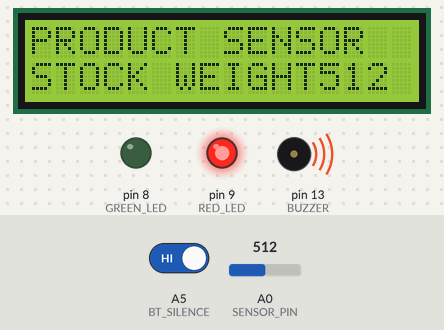
The sketch below on a simulated Arduino Uno, built with avr-gcc and run on an emulated ATmega328P. On the bench: 16×2 character LCD, output pins drawn as LEDs (lit = HIGH), buzzer (waves = sounding, pin HIGH). The test bench sets the inputs (shaded band); at power-on: A0 (SENSOR_PIN) = 512, A5 (BT_SILENCE) HIGH.

Above: at 17.2 s.
17.3 s: A0 (SENSOR_PIN) set to 390
At 19.9 s:
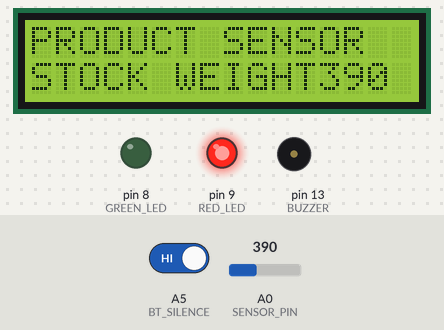
20.0 s: A5 (BT_SILENCE) driven LOW
At 20.6 s:
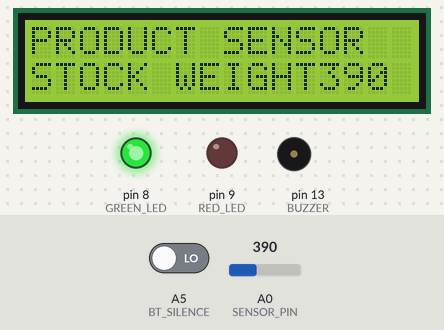
21.8 s: A0 (SENSOR_PIN) set to 409
At 23.4 s:
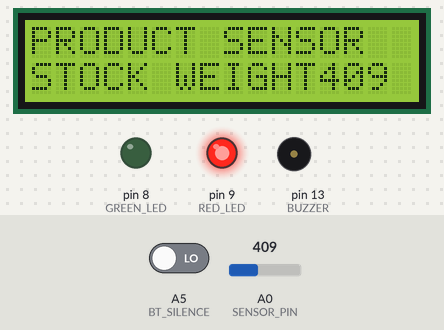
23.9 s: A0 (SENSOR_PIN) set to 306
At 26.0 s:
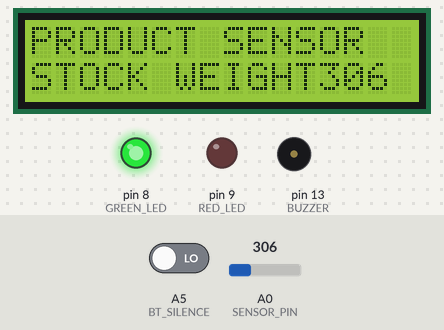
Timing chart, 0 to 27.3 s (numbered marks = the images above; inputs shaded):
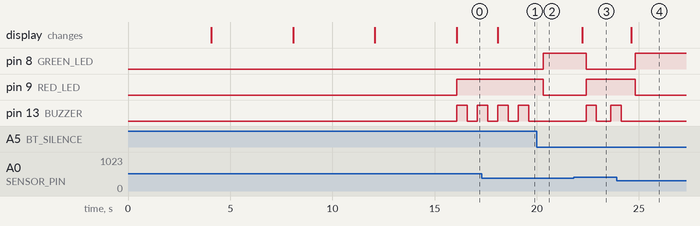

Measured:
- the behaviour switches between 400 and 401 on A0 (SENSOR_PIN) (found by bisection; images 2 and 3)
- after the input at 17.3 s, the display: changes after 0.80 s (image 1)
- after the input at 20.0 s, pin 8 (GREEN_LED): LOW → HIGH after 0.30 s; pin 9 (RED_LED): HIGH → LOW after 0.30 s; pin 13 (BUZZER): stops changing and stays LOW
- after the input at 21.8 s, pin 8 (GREEN_LED): HIGH → LOW after 0.62 s; pin 9 (RED_LED): LOW → HIGH after 0.62 s; pin 13 (BUZZER): LOW → HIGH after 0.62 s, → LOW 0.50 s later, → HIGH 0.70 s later; the display: changes after 0.42 s (image 3)
- after the input at 23.9 s, pin 8 (GREEN_LED): LOW → HIGH after 0.93 s; pin 9 (RED_LED): HIGH → LOW after 0.93 s; pin 13 (BUZZER): goes on until 24.1 s, then stays LOW; the display: changes after 0.73 s (image 4)
- by itself, pin 13 (BUZZER): alternates HIGH for 0.50 s and LOW for 0.50 s

The sketch:

sketch_mar8a.ino
```cpp
#include <SoftwareSerial.h>// Importing SoftwareSerial.h as a library
#include <LiquidCrystal.h>// Importing LiquidCrystal.h as a library

SoftwareSerial mySerial(0, 1);//Setting pin 0 and pin 1 as TX and RX respectively
LiquidCrystal lcd(2, 3, 4, 5, 6, 7);//Setting pin 2,3,4,5,6,7 as LCD pins

#define SENSOR_PIN A0// Setting pin A0 as the Sensor pin
#define BT_SILENCE A5// Setting pin A5 as the BT Slience
#define GREEN_LED 8// Setting pin 8 as the Green led pin
#define RED_LED 9// Setting pin 9 as the Red led pin
#define BUZZER 13// Setting pin 13 as the Buzzer pin
#define SIM_TX 10// Setting pin 10 as the SIM TX pin
#define SIM_RX 11// Setting pin 11 as the SIM RX pin

int smsCount = 0;// Making the sms count to be equals to zero
int silent = 0;// Making the slient to equal to zero

SoftwareSerial sim(SIM_TX, SIM_RX);// Setting the SoftwareSerial for SIM module

void setup(){
  pinMode(SENSOR_PIN, INPUT);// Setting the Sensor Pin as an input
  pinMode(BT_SILENCE, INPUT);// Setting the BT Silence pin as an input
  pinMode(GREEN_LED, OUTPUT);// Setting the Green led pin as an output
  pinMode(RED_LED, OUTPUT);// Setting the Red led pin as an output
  pinMode(BUZZER, OUTPUT);// Setting the Buzzer pin as an output

  sim.begin(9600);// Intializing the SIM module serial communication
  mySerial.begin(9600);// Intializing the SIM module from the other device

  lcd.begin(16, 2);// Starting up the cursor
  lcd.clear();// Clearing from the LCD screen
  lcd.setCursor(0, 0);// Setting the set up cursor to 0
  lcd.print("WELCOME TO DKT NIGERIA");// Displaying the text to be printed on the LCD screen
  delay(4000);// Delaying for four seconds
  lcd.clear();// Clearing from the LCD scren
  lcd.setCursor(0, 1);// Setting the set up cursor to 1
  lcd.print("DKT SMART SHELF");// Displaying the text to be printed on the LCD screen
  delay(4000);// Delaying for four seconds
  lcd.clear();// Clearing from the LCD screen
  lcd.setCursor(0, 2);// Setting the set up cursor to 2
  lcd.print("PRODUCT SHELF");// Displaying the text to be printed on the LCD screen
  delay(4000);// Delaying for four seconds
  lcd.clear();// Clearing from the LCD screen
  lcd.setCursor(0, 3);// Setting the set up cursor to 3
  lcd.print("KISS CONDOM");// Displaying the text to be printed on the LCD screen
  delay(4000);// Delaying for four seconds
  lcd.clear();// Clearing from the LCD screen

}

void loop() {
  int forceValue = analogRead(SENSOR_PIN);// Making the sensor pin to read the force value
  lcd.setCursor(0, 0);// Setting the set up cursor to 0
  lcd.print("PRODUCT SENSOR");// Displaying the text to be printed on the LCD screen
  lcd.setCursor(0, 1);// Setting the set up cursor to 1
  lcd.print("STOCK WEIGHT");// Displaying the text to be printed on the LCD screen
  lcd.print(forceValue);// Displaying the exact value of the stock weight

  if (digitalRead(BT_SILENCE) == LOW)// Reading the bt silence to be eqyal to zero
  {
    silent = 0;// Making silent to be equal to zero
    delay(200);// Delaying for 0.2 seconds
  }
  if (forceValue < 200 || forceValue > 400)// If the forcevalue is less or greater than 200 or 400
  {
    silent = 1;// There would be no silence
  }
  if (silent == 1)// If the silence is high
  {
    digitalWrite(BUZZER, HIGH);// Turning on the buzzer
    digitalWrite(GREEN_LED, LOW);// Turning off the green led
    digitalWrite(RED_LED, HIGH);// Turning on the red led
    delay(500);// Delaying for 0.5 seconds
  }
  else{
    digitalWrite(GREEN_LED, HIGH);//Turning on the green led
    digitalWrite(RED_LED, LOW);// Turning off the red led
  }
  digitalWrite(BUZZER, LOW);// Turning off the buzzer
  delay(500);// Delaying for 0.5 seconds

  //Checking for incoming calls
  if (sim.available())// To check if the sim is available
  {
    receiveTextMessage();// To receive the text messages
  }
}

void sendTextMessage()
{
  mySerial.println("AT+CMGF=1");// To send sms in the text mode
  delay(1000);// Delaying for a seconds
  mySerial.println("AT+CMGS=\"+2347045260312\"\r");// Inserting the mobile number that will receive the text message or the alert
  delay(1000);// Delaying for a seconds
  mySerial.println("Emergency Checkout");// Sending the content of the message
  delay(500);// Delaying for 0.5 seconds
  mySerial.println((char)26);// Stopping the character type
  delay(500);// Delaying for 0.5 seconds
  smsCount++;

}

void receiveTextMessage()
{
  sim.println("AT+CNMI=2,2,0,0,0");// AT command to receive a live sms
  delay(1000);// Delaying for 1 seconds
}
```
